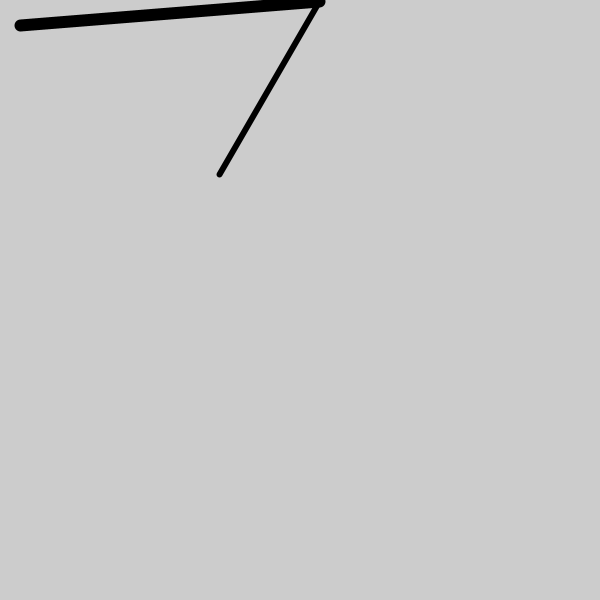
Frame 1 (no input)
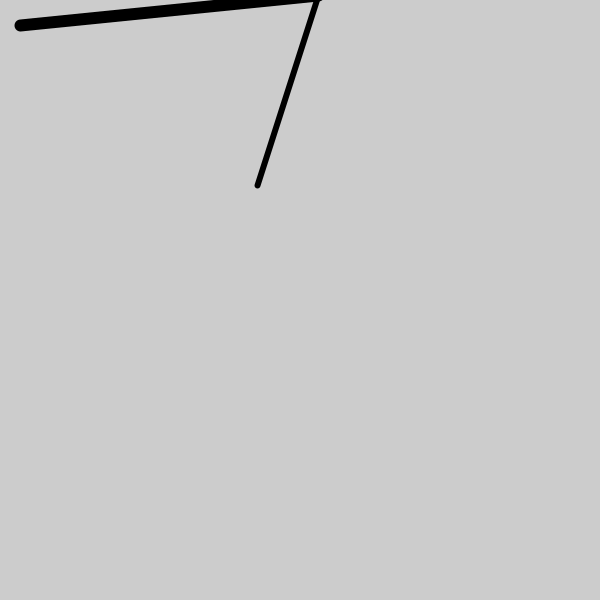
Frame 60 (the mouse pressed at the canvas centre just before this capture)
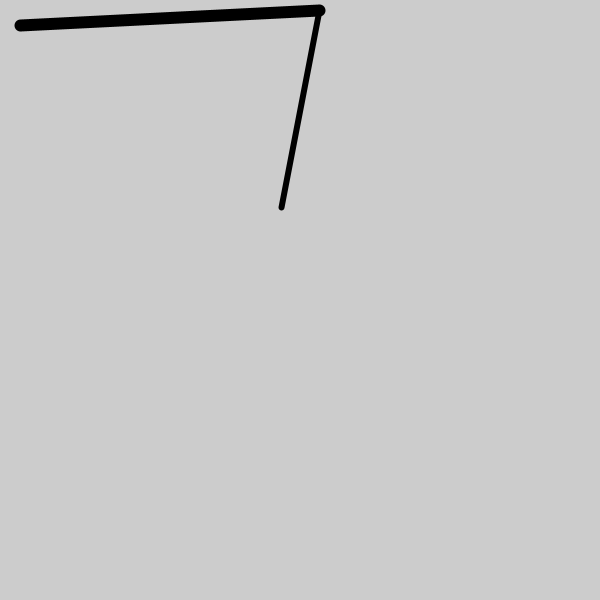
Frame 120 (the mouse held since frame 60 and released just before this capture)

The Processing sketch that drew these frames (run headless with seeded random() and noise(); from frame 60 on, the mouse is pressed at the canvas centre):

// Processing sketch: Scara_model_angles
// ── Scara_model_angles.pde


float x, y;
float L1 = 300;
float L2 = 200;



void setup(){
  size(600, 600);
  
}

float angle = radians(45);
float angle2 = PI/2;
float ang = 0;
void draw(){ 
  x = width/3 -   100 * sin(ang);
  y = height/2 - 150 * cos(ang);
 
  ang +=0.1;
  angle = Q1();
  angle2 = Q2();
  background(204);
  translate(20, 25); // Возврат к начальной позиции
  rotate(angle);
  strokeWeight(12);
  line(0, 0, L1, 0);
  translate(L1, 0); // Передвижение к следующему соединению
  rotate(angle2);
  strokeWeight(6);
  line(0, 0, L2, 0);
  println(180 * angle / PI, 180 * angle2 / PI);
 
}


float Q1(){
  float B = sqrt(x*x + y*y);
  float q1 = acos(x/B);
  float sumq = L1*L1 - L2*L2 + B*B;
  float q2 = acos((sumq/(2* B * L1)));
  float Q1 = q1 - q2;
  return Q1;
}

float Q2(){
  float B = sqrt(x*x + y*y);    
  float sumq = L1*L1 + L2*L2 - B*B; 
  float Q2 = PI - acos(sumq/(2 * L1 * L2) );
  return Q2; 
}
